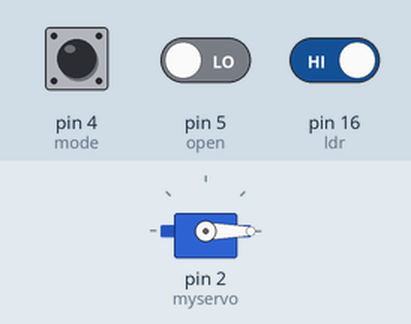
Simulated run of this sketch. Board: Arduino Uno, built with avr-gcc and run on an emulated ATmega328P. On the bench: servo. The inputs (shaded band) are chosen by the test bench; at power-on: pin 5 (open) LOW, pin 16 (ldr) HIGH, pin 4 (mode) LOW.

Above: at 1.2 s.
1.3 s: pin 5 (open) driven HIGH and pin 16 (ldr) driven LOW
At 2.2 s:
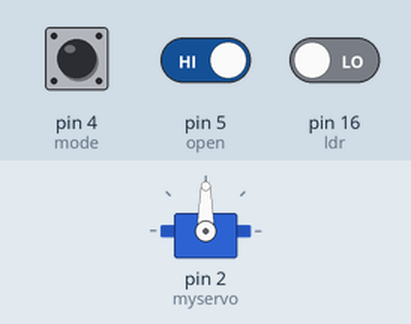
5.8 s: pin 5 (open) driven HIGH
Timing chart, 0 to 8.8 s (numbered marks = the images above; inputs shaded):
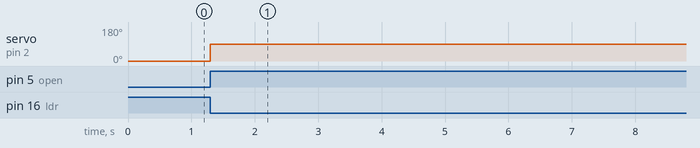

Measured:
- after the input at 1.3 s, servo on pin 2 (myservo): 0° → 90° at once
- after the input at 5.8 s, every drawn part: stays the same

The sketch:

control_servo_auto_y_manual.ino
```cpp
#include <Servo.h>
Servo myservo;
#define ldr 16
#define open 5
#define mode 4

int angle = 0;
unsigned long previousTime = 0;
int delayTime = 6000;

void setup() {
  myservo.attach(2);
  pinMode(ldr, INPUT);
  pinMode(open, INPUT);
  pinMode(mode, INPUT);
}

void loop() {
  bool ldrState = digitalRead(ldr);
  bool openState = digitalRead(open);
  bool modeState = digitalRead(mode);

  unsigned long startingTime = millis();

  if (!ldrState && openState ) {
    previousTime = startingTime;
    angle = 90;

  }

  if ((angle == 90 && ldrState && openState) || (!modeState && startingTime - previousTime >= delayTime)) angle = 0;

  myservo.write(angle);

}
```
